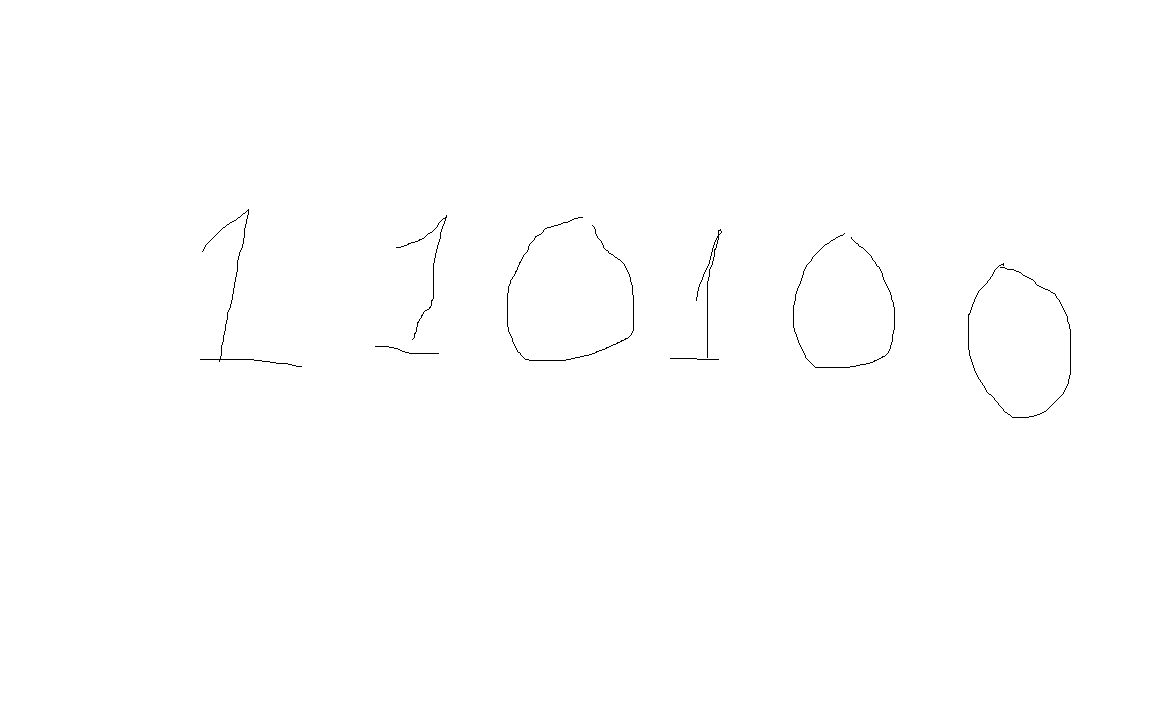
#> input picture image.png, 1152 x 720 px
$ python TestHandDigit.py
#> lines starting #> are read from the running program, lines starting #| are printed output that depends on the picture; after the words box and inside, x2 and y2 are one past the last pixel; in counts of white or black regions, pixels touching at a corner belong together
import cv2
import numpy as np
import matplotlib.pyplot as plt

image = cv2.imread('image.png')
#> image is the input picture: shape (720, 1152, 3); 99.8% white; black in thin lines or dots, all inside (x1, y1, x2, y2) = (200, 209, 1071, 418)
if image is None:
    raise FileNotFoundError("Image not found. Check the path!")

image_gray = cv2.cvtColor(image, cv2.COLOR_BGR2GRAY)
image_gray = cv2.GaussianBlur(image_gray, (5, 5), 0)
_, im_th = cv2.threshold(image_gray, 155, 255, cv2.THRESH_BINARY_INV)
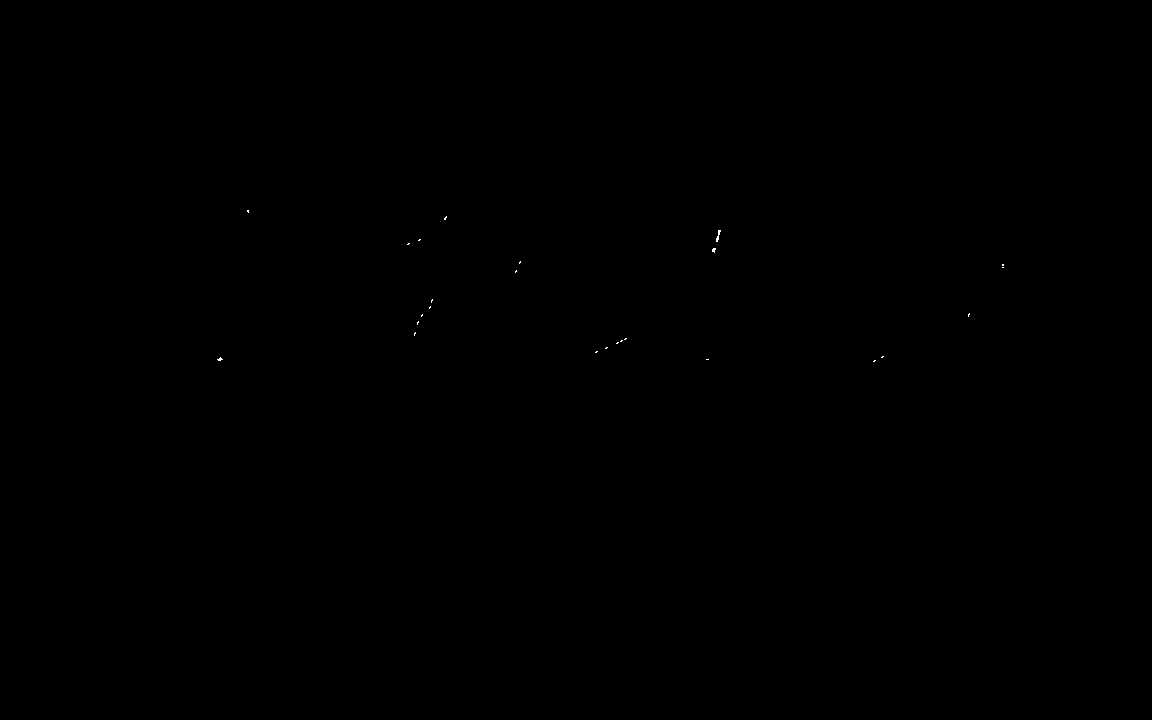
#> im_th: shape (720, 1152); 0.02% white in thin lines or dots, all inside (x1, y1, x2, y2) = (217, 210, 1004, 362)

plt.imshow(im_th)

ctrs, _ = cv2.findContours(im_th.copy(), cv2.RETR_EXTERNAL, cv2.CHAIN_APPROX_SIMPLE)
#> ctrs = 25 contours, all with area under 20

rects = [cv2.boundingRect(ctr) for ctr in ctrs]
#> rects = 25 items, first 6: (873, 360, 3, 2), (706, 359, 3, 1), (217, 357, 6, 4), (881, 356, 3, 2), (595, 351, 3, 2), (605, 347, 3, 2)

for rect in rects:

    cv2.rectangle(image, (rect[0], rect[1]), (rect[0] + rect[2], rect[1] + rect[3]), (0, 0, 255), 3)

    length = int(rect[3] * 1.6)

    pt1 = int(rect[1] + rect[3] // 2 - length // 2)
    pt2 = int(rect[0] + rect[2] // 2 - length // 2)

    roi = im_th[pt1:pt1 + length, pt2:pt2 + length]
    roi = cv2.resize(roi, (28, 28), interpolation=cv2.INTER_AREA)
    print(roi)
    plt.imshow(roi)
#> this loop made 25 passes
#> (rect, length, pt1, pt2) on passes 3, 10, 11, 12, 13, 14, 15, 16, 19, 20, 23, 24: ((217, 357, 6, 4), 6, 356, 217), ((414, 332, 2, 4), 6, 331, 412), ((417, 321, 2, 4), 6, 320, 415), ((421, 314, 2, 3), 4, 313, 420), ((968, 313, 2, 4), 6, 312, 966), ((429, 306, 2, 3), 4, 305, 428), ((431, 299, 2, 4), 6, 298, 429), ((515, 270, 2, 3), 4, 269, 514), ((519, 261, 2, 3), 4, 260, 518), ((712, 248, 4, 5), 8, 246, 710), ((716, 230, 5, 12), 19, 227, 709), ((444, 216, 3, 4), 6, 215, 442)
#> (rect, length, pt1, pt2, roi) on passes 1, 2, 4, 5, 6, 7: ((873, 360, 3, 2), 3, 360, 873, [[0, 255, 255], [255, 255, 0], [0, 0, 0]]), ((706, 359, 3, 1), 1, 359, 707, [255]), ((881, 356, 3, 2), 3, 356, 881, [[0, 255, 255], [255, 255, 0], [0, 0, 0]]), ((595, 351, 3, 2), 3, 351, 595, [[0, 255, 255], [255, 255, 0], [0, 0, 0]]), ((605, 347, 3, 2), 3, 347, 605, [[0, 255, 255], [255, 255, 0], [0, 0, 0]]), ((616, 342, 3, 2), 3, 342, 616, [[0, 255, 255], [255, 255, 0], [0, 0, 0]])
#> (printed output is left out)
#> pass 1, `roi = cv2.resize(roi, (28, 28), interpolation=cv2.INTER_AREA)`:
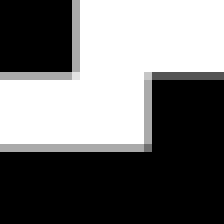
#> roi: shape (28, 28) (shown 8 times larger); min 0, max 255, mean 113.3
#> pass 3, `roi = cv2.resize(roi, (28, 28), interpolation=cv2.INTER_AREA)`:
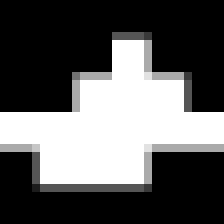
#> roi: shape (28, 28) (shown 8 times larger); min 0, max 255, mean 92.1
#> after the loop:
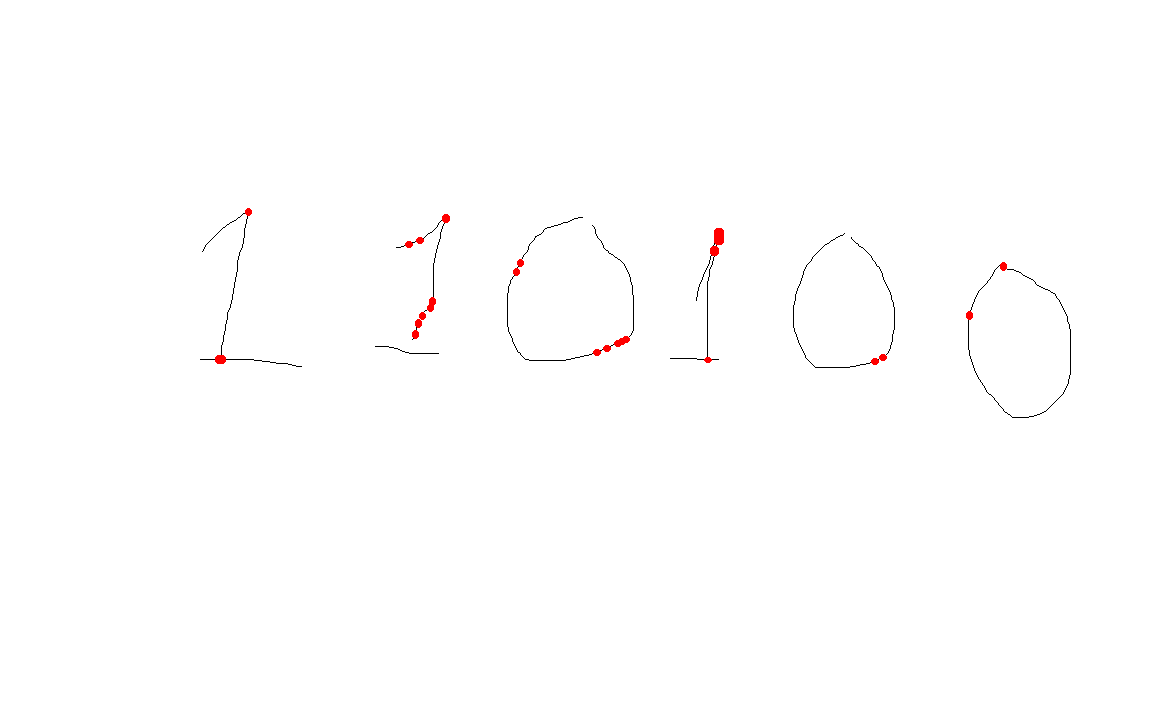
#> image: shape (720, 1152, 3); 0.15% of pixels changed, all inside (x1, y1, x2, y2) = (215, 208, 1007, 365)
plt.imshow(image)
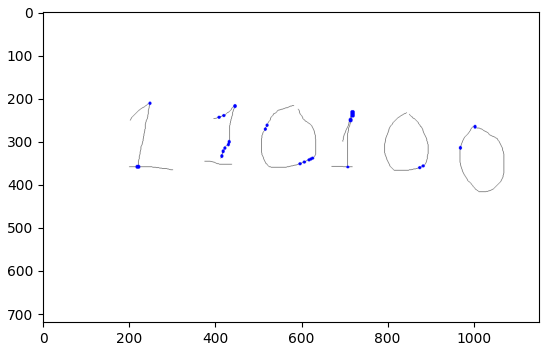
#> figure drawn by matplotlib, 1 panel; B, G, R data is drawn as R, G, B
